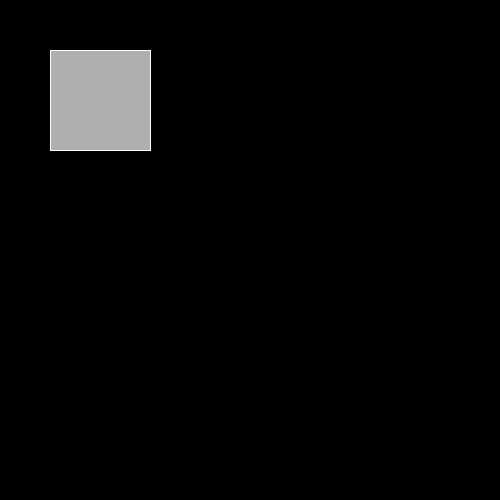
Frame 1 (no input)
Frame 60 (the mouse pressed at the canvas centre just before this capture): identical to frame 1, image omitted
Frame 120 (the mouse held since frame 60 and released just before this capture): identical to frame 1, image omitted

The Processing sketch that drew this single still picture (run headless with seeded random() and noise(); from frame 60 on, the mouse is pressed at the canvas centre):

// Processing sketch: sketch_200828b
// ── sketch_200828b.pde
boolean button = false;

int x = 50;
int y = 50;
int w = 100;
int h = 100;

void setup() {
  size(500, 500);
}

void draw() {
  if(mouseX > x && mouseX < x+w && mouseY > y && mouseY < y+h && mousePressed) {
    button = true;
  } else {
    button = false;
  }
  
  if(button) {
    background(255);
    stroke(0);
  } else {
    background(0);
    stroke(255);
  }
 fill(175);
 rect(x,y,w,h);
}
